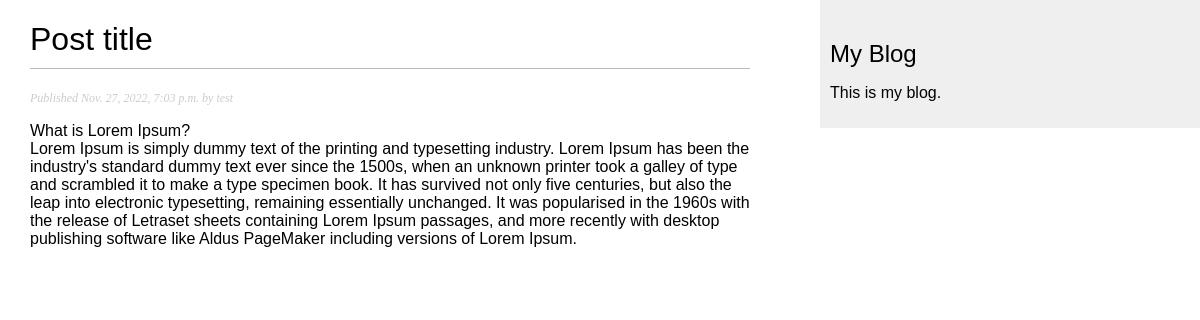
Screenshot of /blog/2022/11/27/test/ with the database file from the repository.
### blog/models.py (models this page shows, shortened)
class Post(models.Model):
    STATUS_CHOICES = (
        ('draft', 'Draft'),
        ('published', 'Published')
    )
    title = models.CharField(max_length=255)
    slug = models.SlugField(max_length=255)
    author = models.ForeignKey(User, on_delete=models.CASCADE, related_name='blog_posts')
    body = models.TextField()
    publish = models.DateTimeField(default=timezone.now)
    created = models.DateTimeField(auto_now_add=True)
    updated = models.DateTimeField(auto_now=True)
    status = models.CharField(
        max_length=10,
        choices=STATUS_CHOICES, default='draft')
    class Meta:
        ordering = ('-publish',)
    objects = models.Manager()
    published = PublishedManager()

### blog/views.py (the view)
# urls.py: path('<int:year>/<int:month>/<int:day>/<slug:post>/', views.post_detail, name='post_detail'),
def post_detail(request, year, month, day, post):
    post = get_object_or_404(Post,
                             slug=post,
                             status='published',
                             publish__year=year,
                             publish__month=month,
                             publish__day=day,
                             )
    return render(request, 'blog/post/detail.html', {'post': post})

### blog/templates/blog/post/detail.html (shortened to what this page needs)
{% extends "blog/base.html" %}
{% block content %}
    <h1>{{ post.title }}</h1>
    <p class="date">
        Published {{ post.publish }} by {{ post.author }}
    </p>
    {{ post.body| linebreaks }}
{% endblock %}

### blog/static/css/blog.css (style rules this page uses)
body { margin: 0; padding: 0; font-family: helvetica, sans-serif; }
h1 { font-weight: normal; border-bottom: 1px solid #bbb; padding: 0 0 10px 0; }
p.date { color: #ccc; font-family: georgia, serif; font-size: 12px; font-style: italic; }

### rows the page displays
Post: title "Post title", publish "Nov. 27, 2022, 7:03 p.m.", author "test", body "What is Lorem Ipsum? Lorem Ipsum is simply dummy text of the printing and typesetting industry. Lorem Ipsum has been the industry's standard dummy text ever since the 1500s, when an unknown printer took a galley of type and scrambled it to make a type specimen book. It has survived not only five centuries, but also the leap into electronic typesetting, remaining essentially unchanged. It was popularised in the 1960s with the release of Letraset sheets containing Lorem Ipsum passages, and more recently with desktop publishing software like Aldus PageMaker including versions of Lorem Ipsum."
